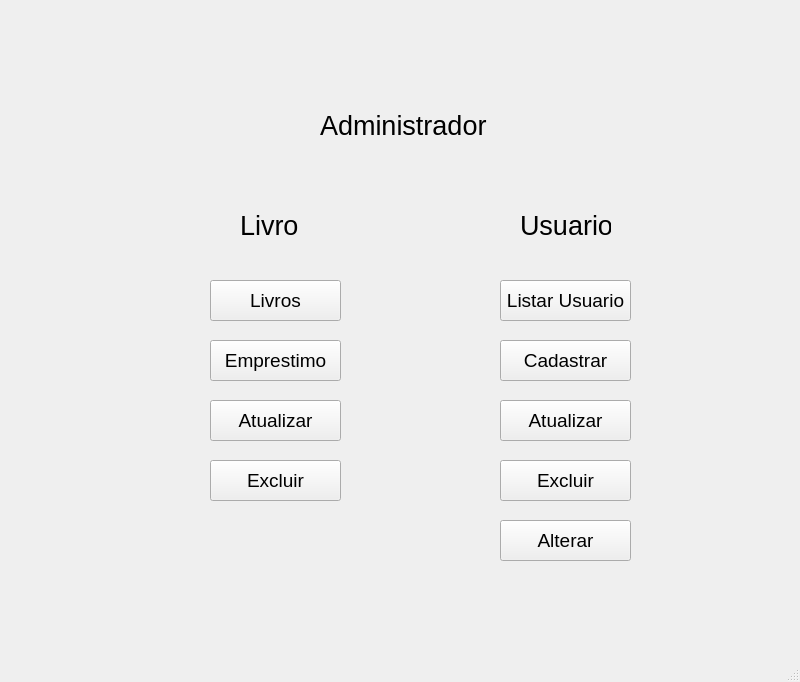
<?xml version="1.0" encoding="UTF-8"?>
<ui version="4.0">
 <class>MainWindow</class>
 <widget class="QMainWindow" name="MainWindow">
  <property name="geometry">
   <rect>
    <x>0</x>
    <y>0</y>
    <width>800</width>
    <height>682</height>
   </rect>
  </property>
  <property name="windowTitle">
   <string>MainWindow</string>
  </property>
  <widget class="QWidget" name="centralwidget">
   <property name="font">
    <font>
     <family>Segoe UI</family>
     <pointsize>14</pointsize>
    </font>
   </property>
   <widget class="QLabel" name="labelTitulo">
    <property name="geometry">
     <rect>
      <x>320</x>
      <y>110</y>
      <width>171</width>
      <height>31</height>
     </rect>
    </property>
    <property name="font">
     <font>
      <pointsize>20</pointsize>
     </font>
    </property>
    <property name="text">
     <string>Administrador</string>
    </property>
   </widget>
   <widget class="QPushButton" name="BtnExcluir">
    <property name="geometry">
     <rect>
      <x>210</x>
      <y>460</y>
      <width>131</width>
      <height>41</height>
     </rect>
    </property>
    <property name="text">
     <string>Excluir</string>
    </property>
   </widget>
   <widget class="QPushButton" name="BtnAtualizar">
    <property name="geometry">
     <rect>
      <x>500</x>
      <y>400</y>
      <width>131</width>
      <height>41</height>
     </rect>
    </property>
    <property name="text">
     <string>Atualizar</string>
    </property>
   </widget>
   <widget class="QPushButton" name="btnCadastrar">
    <property name="geometry">
     <rect>
      <x>500</x>
      <y>340</y>
      <width>131</width>
      <height>41</height>
     </rect>
    </property>
    <property name="text">
     <string>Cadastrar</string>
    </property>
   </widget>
   <widget class="QPushButton" name="btnListarUsuario">
    <property name="geometry">
     <rect>
      <x>500</x>
      <y>280</y>
      <width>131</width>
      <height>41</height>
     </rect>
    </property>
    <property name="text">
     <string>Listar Usuario</string>
    </property>
   </widget>
   <widget class="QPushButton" name="btnLivros">
    <property name="geometry">
     <rect>
      <x>210</x>
      <y>280</y>
      <width>131</width>
      <height>41</height>
     </rect>
    </property>
    <property name="text">
     <string>Livros</string>
    </property>
   </widget>
   <widget class="QPushButton" name="btnEmprestimo">
    <property name="geometry">
     <rect>
      <x>210</x>
      <y>340</y>
      <width>131</width>
      <height>41</height>
     </rect>
    </property>
    <property name="text">
     <string>Emprestimo</string>
    </property>
   </widget>
   <widget class="QLabel" name="label">
    <property name="geometry">
     <rect>
      <x>240</x>
      <y>210</y>
      <width>61</width>
      <height>31</height>
     </rect>
    </property>
    <property name="font">
     <font>
      <pointsize>20</pointsize>
     </font>
    </property>
    <property name="text">
     <string>Livro</string>
    </property>
   </widget>
   <widget class="QLabel" name="label_2">
    <property name="geometry">
     <rect>
      <x>520</x>
      <y>210</y>
      <width>91</width>
      <height>31</height>
     </rect>
    </property>
    <property name="font">
     <font>
      <pointsize>20</pointsize>
     </font>
    </property>
    <property name="text">
     <string>Usuario</string>
    </property>
   </widget>
   <widget class="QPushButton" name="BtnAtualizar_2">
    <property name="geometry">
     <rect>
      <x>210</x>
      <y>400</y>
      <width>131</width>
      <height>41</height>
     </rect>
    </property>
    <property name="text">
     <string>Atualizar</string>
    </property>
   </widget>
   <widget class="QPushButton" name="BtnExcluir_2">
    <property name="geometry">
     <rect>
      <x>500</x>
      <y>460</y>
      <width>131</width>
      <height>41</height>
     </rect>
    </property>
    <property name="text">
     <string>Excluir</string>
    </property>
   </widget>
   <widget class="QPushButton" name="pushButton">
    <property name="geometry">
     <rect>
      <x>500</x>
      <y>520</y>
      <width>131</width>
      <height>41</height>
     </rect>
    </property>
    <property name="text">
     <string>Alterar</string>
    </property>
   </widget>
  </widget>
  <widget class="QMenuBar" name="menubar">
   <property name="geometry">
    <rect>
     <x>0</x>
     <y>0</y>
     <width>800</width>
     <height>21</height>
    </rect>
   </property>
  </widget>
  <widget class="QStatusBar" name="statusbar"/>
 </widget>
 <resources/>
 <connections/>
</ui>
